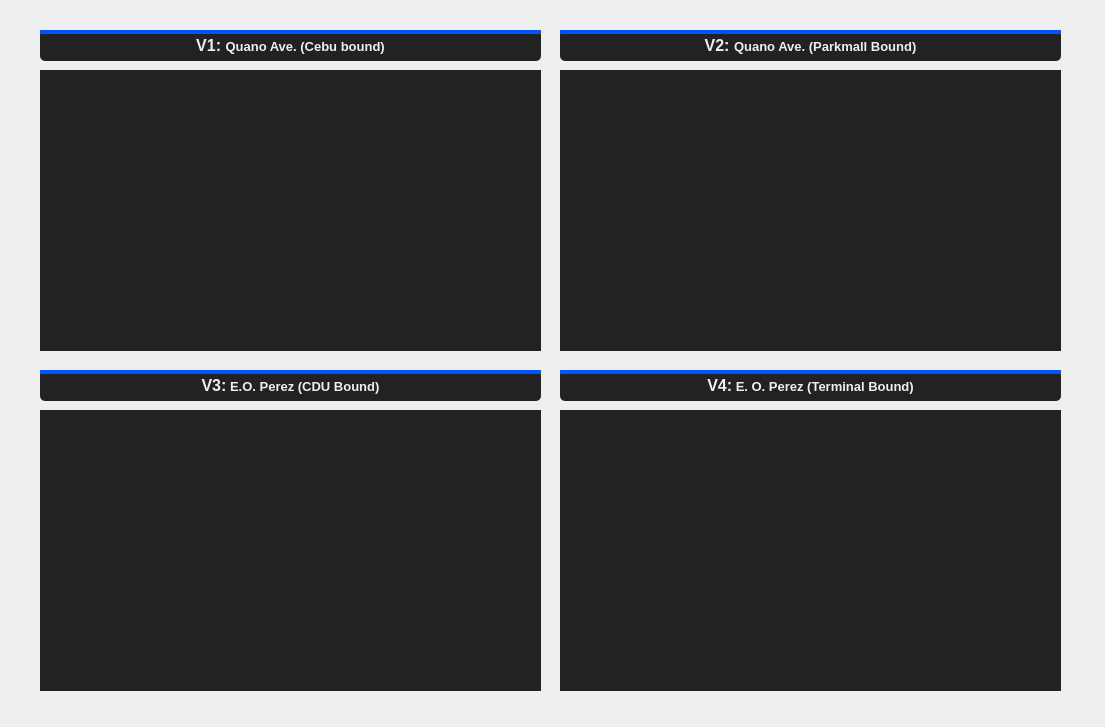
<?xml version="1.0" encoding="UTF-8"?>
<ui version="4.0">
 <class>roi_image</class>
 <widget class="QDialog" name="roi_image">
  <property name="geometry">
   <rect>
    <x>0</x>
    <y>0</y>
    <width>1105</width>
    <height>727</height>
   </rect>
  </property>
  <property name="windowTitle">
   <string>Dialog</string>
  </property>
  <widget class="QLabel" name="roi1">
   <property name="geometry">
    <rect>
     <x>40</x>
     <y>70</y>
     <width>501</width>
     <height>281</height>
    </rect>
   </property>
   <property name="styleSheet">
    <string notr="true">background-color: #222;</string>
   </property>
   <property name="text">
    <string/>
   </property>
  </widget>
  <widget class="QLabel" name="roi3">
   <property name="geometry">
    <rect>
     <x>40</x>
     <y>410</y>
     <width>501</width>
     <height>281</height>
    </rect>
   </property>
   <property name="styleSheet">
    <string notr="true">background-color: #222;</string>
   </property>
   <property name="text">
    <string/>
   </property>
  </widget>
  <widget class="QLabel" name="roi2">
   <property name="geometry">
    <rect>
     <x>560</x>
     <y>70</y>
     <width>501</width>
     <height>281</height>
    </rect>
   </property>
   <property name="styleSheet">
    <string notr="true">background-color: #222;</string>
   </property>
   <property name="text">
    <string/>
   </property>
  </widget>
  <widget class="QLabel" name="roi4">
   <property name="geometry">
    <rect>
     <x>560</x>
     <y>410</y>
     <width>501</width>
     <height>281</height>
    </rect>
   </property>
   <property name="styleSheet">
    <string notr="true">background-color: #222;</string>
   </property>
   <property name="text">
    <string/>
   </property>
  </widget>
  <widget class="QLabel" name="labelv1">
   <property name="geometry">
    <rect>
     <x>40</x>
     <y>30</y>
     <width>501</width>
     <height>31</height>
    </rect>
   </property>
   <property name="styleSheet">
    <string notr="true">background-color: #222;
border-radius: 5px;</string>
   </property>
   <property name="text">
    <string>&lt;html&gt;&lt;head/&gt;&lt;body&gt;&lt;p align=&quot;center&quot;&gt;&lt;span style=&quot; font-size:12pt; font-weight:600; color:#eeeeee;&quot;&gt;V1: &lt;/span&gt;&lt;span style=&quot; font-size:10pt; font-weight:600; color:#eeeeee;&quot;&gt;Quano Ave. (Cebu bound)&lt;/span&gt;&lt;/p&gt;&lt;/body&gt;&lt;/html&gt;</string>
   </property>
  </widget>
  <widget class="QLabel" name="date_5">
   <property name="geometry">
    <rect>
     <x>40</x>
     <y>30</y>
     <width>501</width>
     <height>4</height>
    </rect>
   </property>
   <property name="font">
    <font>
     <pointsize>12</pointsize>
    </font>
   </property>
   <property name="styleSheet">
    <string notr="true">background-color: rgb(0, 85, 255);</string>
   </property>
   <property name="text">
    <string/>
   </property>
  </widget>
  <widget class="QLabel" name="labelv1_2">
   <property name="geometry">
    <rect>
     <x>40</x>
     <y>370</y>
     <width>501</width>
     <height>31</height>
    </rect>
   </property>
   <property name="styleSheet">
    <string notr="true">background-color: #222;
border-radius: 5px;</string>
   </property>
   <property name="text">
    <string>&lt;html&gt;&lt;head/&gt;&lt;body&gt;&lt;p align=&quot;center&quot;&gt;&lt;span style=&quot; font-size:12pt; font-weight:600; color:#eeeeee;&quot;&gt;V3:&lt;/span&gt;&lt;span style=&quot; font-size:10pt; font-weight:600; color:#eeeeee;&quot;&gt; E.O. Perez (CDU Bound)&lt;/span&gt;&lt;/p&gt;&lt;/body&gt;&lt;/html&gt;</string>
   </property>
  </widget>
  <widget class="QLabel" name="date_6">
   <property name="geometry">
    <rect>
     <x>40</x>
     <y>370</y>
     <width>501</width>
     <height>4</height>
    </rect>
   </property>
   <property name="font">
    <font>
     <pointsize>12</pointsize>
    </font>
   </property>
   <property name="styleSheet">
    <string notr="true">background-color: rgb(0, 85, 255);</string>
   </property>
   <property name="text">
    <string/>
   </property>
  </widget>
  <widget class="QLabel" name="labelv1_3">
   <property name="geometry">
    <rect>
     <x>560</x>
     <y>30</y>
     <width>501</width>
     <height>31</height>
    </rect>
   </property>
   <property name="styleSheet">
    <string notr="true">background-color: #222;
border-radius: 5px;</string>
   </property>
   <property name="text">
    <string>&lt;html&gt;&lt;head/&gt;&lt;body&gt;&lt;p align=&quot;center&quot;&gt;&lt;span style=&quot; font-size:12pt; font-weight:600; color:#eeeeee;&quot;&gt;V2: &lt;/span&gt;&lt;span style=&quot; font-size:10pt; font-weight:600; color:#eeeeee;&quot;&gt;Quano Ave. (Parkmall Bound)&lt;/span&gt;&lt;/p&gt;&lt;/body&gt;&lt;/html&gt;</string>
   </property>
  </widget>
  <widget class="QLabel" name="date_7">
   <property name="geometry">
    <rect>
     <x>560</x>
     <y>30</y>
     <width>501</width>
     <height>4</height>
    </rect>
   </property>
   <property name="font">
    <font>
     <pointsize>12</pointsize>
    </font>
   </property>
   <property name="styleSheet">
    <string notr="true">background-color: rgb(0, 85, 255);</string>
   </property>
   <property name="text">
    <string/>
   </property>
  </widget>
  <widget class="QLabel" name="labelv1_4">
   <property name="geometry">
    <rect>
     <x>560</x>
     <y>370</y>
     <width>501</width>
     <height>31</height>
    </rect>
   </property>
   <property name="styleSheet">
    <string notr="true">background-color: #222;
border-radius: 5px;</string>
   </property>
   <property name="text">
    <string>&lt;html&gt;&lt;head/&gt;&lt;body&gt;&lt;p align=&quot;center&quot;&gt;&lt;span style=&quot; font-size:12pt; font-weight:600; color:#eeeeee;&quot;&gt;V4:&lt;/span&gt;&lt;span style=&quot; font-size:10pt; font-weight:600; color:#eeeeee;&quot;&gt; E. O. Perez (Terminal Bound)&lt;/span&gt;&lt;/p&gt;&lt;/body&gt;&lt;/html&gt;</string>
   </property>
  </widget>
  <widget class="QLabel" name="date_8">
   <property name="geometry">
    <rect>
     <x>560</x>
     <y>370</y>
     <width>501</width>
     <height>4</height>
    </rect>
   </property>
   <property name="font">
    <font>
     <pointsize>12</pointsize>
    </font>
   </property>
   <property name="styleSheet">
    <string notr="true">background-color: rgb(0, 85, 255);</string>
   </property>
   <property name="text">
    <string/>
   </property>
  </widget>
 </widget>
 <resources/>
 <connections/>
</ui>
